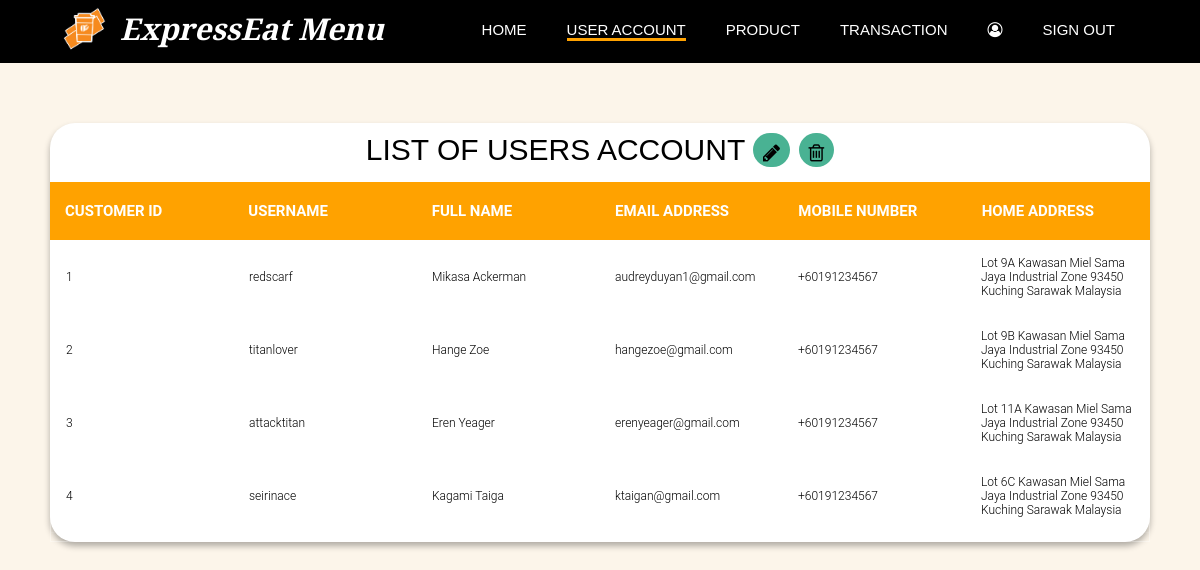
The app's page /dashboard/userAccount.php (signed in) with its own data.
### tables this page shows
CREATE TABLE `customer` (
  `ID` int(10) NOT NULL,
  `Username` varchar(255) NOT NULL,
  `Email` varchar(255) NOT NULL,
  `Password` varchar(25) NOT NULL,
  `FirstName` varchar(255) NOT NULL,
  `LastName` varchar(255) NOT NULL,
  `Gender` varchar(255) NOT NULL,
  `Phone` int(11) NOT NULL,
  `Address1` varchar(255) NOT NULL,
  `Address2` varchar(255) NOT NULL,
  `City` varchar(255) NOT NULL,
  `State` varchar(255) NOT NULL,
  `Country` varchar(255) NOT NULL,
  `PostalCode` int(10) NOT NULL
);

### dashboard/customerList.php (the view, shortened to what this page needs)
<?php
include "sessionAdmin.php";
$SQLstring = "SELECT * FROM customer";
if($result = mysqli_query($conn, $SQLstring)){
    if(mysqli_num_rows($result) > 0){
      echo "<table cellpadding='0' cellspacing='0' border='0'>\n";
        while($row = mysqli_fetch_array($result)){
            echo "<tbody>";
                echo "<tr>";
                    echo "<td>" . $row['ID'] . "</td>";
                    echo "<td>" . $row['Username'] . "</td>";
                    echo "<td>" . $row['FirstName']. " ". $row['LastName'] . "</td>";
                    echo "<td>" . $row['Email']. "</td>";
                    echo "<td>". "+60" . $row['Phone']. "</td>";
                    echo "<td>" . $row['Address1']. " ". $row['Address2'] . " ". $row['PostalCode'] ." ". $row['City'] ." ". $row['State'] ." ". $row['Country'] ."</td>";
                echo "</tr>";
            echo "</tbody>";
        }
      echo "</table>";
    } else{
        echo "No records matching your query were found.";
    }
} else{
    echo "ERROR: Could not able to execute $SQLstring. " . mysqli_error($conn);
}
?>

### dashboard/style/style.css (style rules this page uses)
:root { --black: #3a3a3a; --white: #fff; --green: #49b293; --black: #000000; --light-black: #24190b; --dark-grey: #504545; --white-brown: #Fcf5ea; --yellow: #ffa200; --brown: #b47a36; }
html { scroll-behavior: smooth; }
body { font: 15px Segoe UI, Helvetica, sans-serif; padding: 0; margin: 0; background-color: #fcf5ea; font-family: 'Playfair Display', sans-serif; }
.table-1 table { width:100%; table-layout: fixed; }
.table-1 td { padding: 15px; text-align: left; vertical-align:middle; font-weight: 300; font-size: 12px; color: black; border-bottom: solid 1px rgba(255,255,255,0.1); }
* { margin: 0; padding: 0; }

### records on screen
customer: ID "1", Username "redscarf", FirstName "Mikasa", LastName "Ackerman", Email "audreyduyan1@gmail.com", Phone "191234567", Address1 "Lot 9A Kawasan Miel Sama Jaya Industrial Zone", PostalCode "93450", City "Kuching", State "Sarawak", Country "Malaysia"
customer: ID "2", Username "titanlover", FirstName "Hange", LastName "Zoe", Email "hangezoe@gmail.com", Phone "191234567", Address1 "Lot 9B Kawasan Miel Sama Jaya Industrial Zone", PostalCode "93450", City "Kuching", State "Sarawak", Country "Malaysia"
customer: ID "3", Username "attacktitan", FirstName "Eren", LastName "Yeager", Email "erenyeager@gmail.com", Phone "191234567", Address1 "Lot 11A Kawasan Miel Sama Jaya Industrial Zone", PostalCode "93450", City "Kuching", State "Sarawak", Country "Malaysia"
customer: ID "4", Username "seirinace", FirstName "Kagami", LastName "Taiga", Email "ktaigan@gmail.com", Phone "191234567", Address1 "Lot 6C Kawasan Miel Sama Jaya Industrial Zone", PostalCode "93450", City "Kuching", State "Sarawak", Country "Malaysia"
